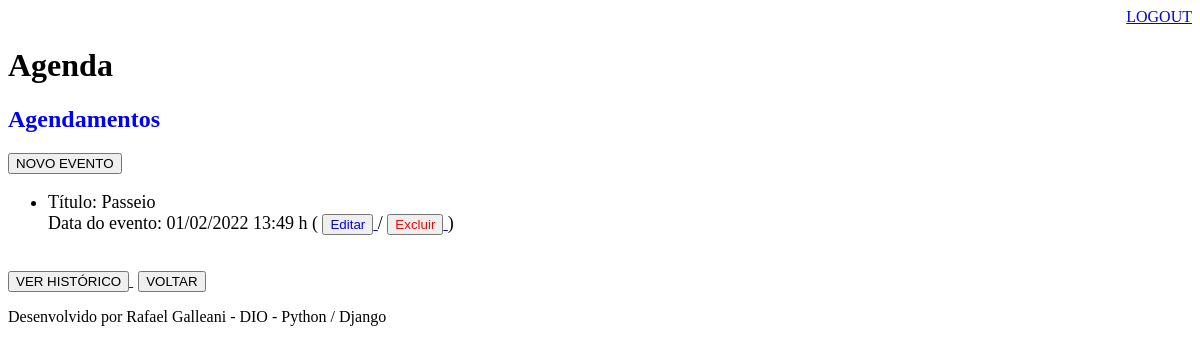
The page /agenda/ (signed in) on the database as committed earlier.
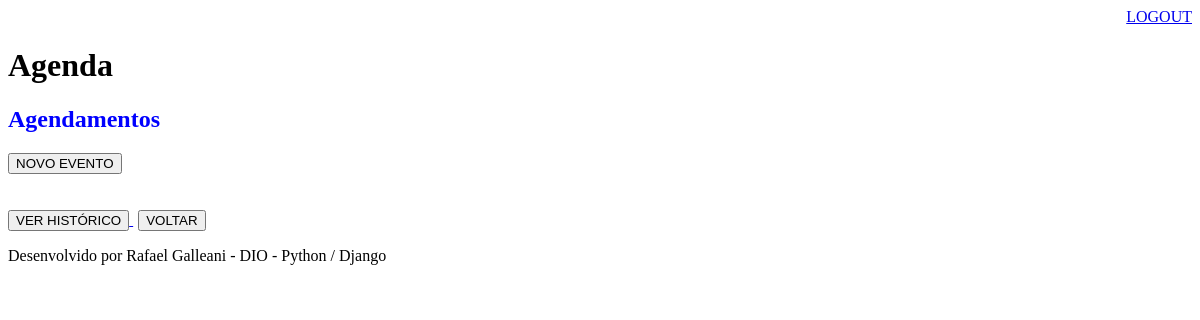
The same page on the database as committed later.
### core/models.py (models this page shows, shortened)
class Evento(models.Model):
    titulo = models.CharField(max_length=100, verbose_name='Título') #CharField = campo de input
    descricao = models.TextField(blank=True, null=True, verbose_name='Descrição') #TextField = Campo TextArea
    data_evento = models.DateTimeField(verbose_name='Data do Evento')    #DataTimeField = campo de data
    data_criacao = models.DateTimeField(auto_now=True, verbose_name='Data de Criação')
    local = models.CharField(blank=True, null=True, max_length=100, verbose_name='Localização')
    usuario = models.ForeignKey(User, on_delete=models.CASCADE, verbose_name='Usuário')
    def get_data_evento(self):
        return self.data_evento.strftime('%d/%m/%Y %H:%M h')
    def get_evento_atrasado(self):
        if self.data_evento < datetime.now():
            return True
        else:
            return False
    def get_evento_next(self):
        next_evento = datetime.now() + timedelta(hours=1)
        if self.data_evento < next_evento:
            return True
        else:
            return False

### core/views.py (the view)
# urls.py: path('agenda/', views.lista_eventos),
@login_required(login_url='/login/')   #exige o login para acessar o DB
def lista_eventos(request):
    usuario = request.user
    data_corte = datetime.now() - timedelta(hours=1)
    evento = Evento.objects.filter(usuario=usuario,
                                   data_evento__gt=data_corte)
    dados = {'eventos': evento}
    return render(request, 'agenda.html', dados)

### templates/agenda.html (shortened to what this page needs)
{% extends "model-page.html" %}
{% block content %}
    <h2 style="color: blue"><b>Agendamentos</b></h2>
    <a href="evento/">
        <button type="button">NOVO EVENTO</button>
    </a>
    <ul style="font-size: 18px">
        {% for evento in eventos %}
            <li>
                <div style=>
                    Título: {{ evento.titulo }} <br> Data do evento: {{ evento.get_data_evento }}
                    ( <a href="evento/?id={{ evento.id }}">
                        <button style="color: blue">Editar</button>
                        </a>
                    / <a href="evento/delete/{{ evento.id }}">
                        <button style="color: red">Excluir</button>
                        </a> )
                </div>
            </li>
        {% endfor %}
    </ul>
    <br>
    <a href="http://127.0.0.1:8000/agenda/historico/">
        <button type="button">VER HISTÓRICO</button>
    </a>
    <a href="../">
        <button type="button" style="margin-left: 5px">VOLTAR</button>
    </a>
{% endblock %}

Rows that differ between the two databases and show on the page:
no longer on this page (row edited): Evento: titulo "Passeio", get_data_evento "01/02/2022 13:49 h"
